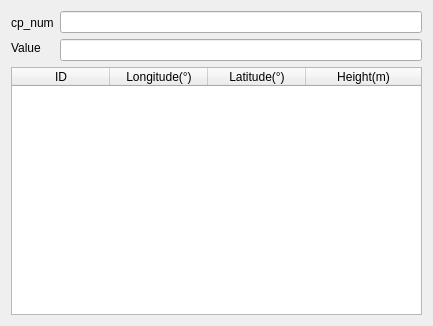
<?xml version="1.0" encoding="UTF-8"?>
<ui version="4.0">
 <class>DistanceWidget</class>
 <widget class="QWidget" name="DistanceWidget">
  <property name="windowModality">
   <enum>Qt::NonModal</enum>
  </property>
  <property name="enabled">
   <bool>true</bool>
  </property>
  <property name="geometry">
   <rect>
    <x>0</x>
    <y>0</y>
    <width>433</width>
    <height>326</height>
   </rect>
  </property>
  <property name="sizePolicy">
   <sizepolicy hsizetype="Expanding" vsizetype="Expanding">
    <horstretch>0</horstretch>
    <verstretch>0</verstretch>
   </sizepolicy>
  </property>
  <property name="contextMenuPolicy">
   <enum>Qt::DefaultContextMenu</enum>
  </property>
  <property name="windowTitle">
   <string>Fill and cut</string>
  </property>
  <layout class="QGridLayout" name="gridLayout">
   <item row="0" column="0">
    <layout class="QVBoxLayout" name="verticalLayout">
     <item>
      <widget class="QLabel" name="label_cp_num">
       <property name="sizePolicy">
        <sizepolicy hsizetype="Preferred" vsizetype="Fixed">
         <horstretch>0</horstretch>
         <verstretch>0</verstretch>
        </sizepolicy>
       </property>
       <property name="text">
        <string>cp_num</string>
       </property>
      </widget>
     </item>
     <item>
      <widget class="QLabel" name="label_value">
       <property name="sizePolicy">
        <sizepolicy hsizetype="Preferred" vsizetype="Fixed">
         <horstretch>0</horstretch>
         <verstretch>0</verstretch>
        </sizepolicy>
       </property>
       <property name="text">
        <string>Value</string>
       </property>
      </widget>
     </item>
    </layout>
   </item>
   <item row="0" column="1">
    <layout class="QVBoxLayout" name="verticalLayout_2">
     <item>
      <widget class="QLineEdit" name="lineEdit_cp_num">
       <property name="sizePolicy">
        <sizepolicy hsizetype="Expanding" vsizetype="Fixed">
         <horstretch>0</horstretch>
         <verstretch>0</verstretch>
        </sizepolicy>
       </property>
       <property name="readOnly">
        <bool>true</bool>
       </property>
      </widget>
     </item>
     <item>
      <widget class="QLineEdit" name="lineEdit_value">
       <property name="sizePolicy">
        <sizepolicy hsizetype="Expanding" vsizetype="Fixed">
         <horstretch>0</horstretch>
         <verstretch>0</verstretch>
        </sizepolicy>
       </property>
       <property name="readOnly">
        <bool>true</bool>
       </property>
      </widget>
     </item>
    </layout>
   </item>
   <item row="1" column="0" colspan="2">
    <widget class="QTableWidget" name="tableWidget_control_point">
     <property name="sizePolicy">
      <sizepolicy hsizetype="Minimum" vsizetype="Minimum">
       <horstretch>0</horstretch>
       <verstretch>0</verstretch>
      </sizepolicy>
     </property>
     <property name="maximumSize">
      <size>
       <width>16777209</width>
       <height>16777215</height>
      </size>
     </property>
     <property name="focusPolicy">
      <enum>Qt::NoFocus</enum>
     </property>
     <property name="autoScroll">
      <bool>false</bool>
     </property>
     <property name="editTriggers">
      <set>QAbstractItemView::NoEditTriggers</set>
     </property>
     <attribute name="horizontalHeaderCascadingSectionResizes">
      <bool>true</bool>
     </attribute>
     <attribute name="horizontalHeaderDefaultSectionSize">
      <number>98</number>
     </attribute>
     <attribute name="horizontalHeaderShowSortIndicator" stdset="0">
      <bool>false</bool>
     </attribute>
     <attribute name="horizontalHeaderStretchLastSection">
      <bool>true</bool>
     </attribute>
     <attribute name="verticalHeaderVisible">
      <bool>false</bool>
     </attribute>
     <attribute name="verticalHeaderCascadingSectionResizes">
      <bool>true</bool>
     </attribute>
     <attribute name="verticalHeaderStretchLastSection">
      <bool>false</bool>
     </attribute>
     <column>
      <property name="text">
       <string>ID</string>
      </property>
     </column>
     <column>
      <property name="text">
       <string>Longitude(°)</string>
      </property>
     </column>
     <column>
      <property name="text">
       <string>Latitude(°)</string>
      </property>
     </column>
     <column>
      <property name="text">
       <string>Height(m)</string>
      </property>
     </column>
    </widget>
   </item>
  </layout>
 </widget>
 <layoutdefault spacing="6" margin="11"/>
 <resources/>
 <connections/>
</ui>
